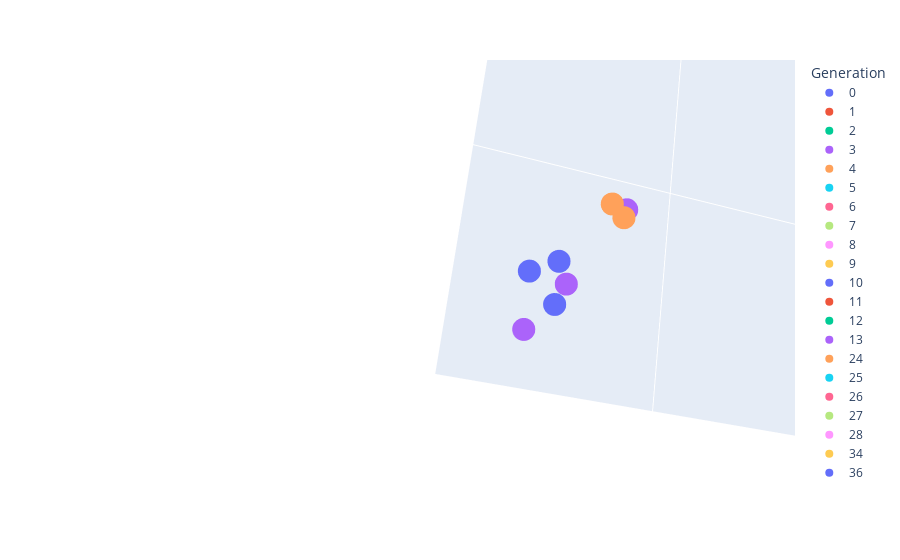

Notebook source saved alongside this figure:
### Code cell
import plotly.express as px

fig = px.scatter_3d(df, x='throughput_time', y='throughput', z='wip',
              color='Generation')
fig.show()

### Figure 1 — Plotly figure (JSON) as saved in the notebook; plotly's stock layout.template omitted (floating-point values rounded to 4 significant figures)
{"data": [{"hovertemplate": "Generation=0<br>throughput_time=%{x}<br>throughput=%{y}<br>wip=%{z}<extra></extra>", "legendgroup": "0", "marker": {"color": "#636efa", "symbol": "circle"}, "mode": "markers", "name": "0", "scene": "scene", "showlegend": true, "type": "scatter3d", "x": [29.74, 218.2, 211.3, 278.1, 29.74, 206.2, 211.3, 202.6, 29.74, 218.2, 24.59, 24.59, 77.77, 278.1, 211.3, 27.24, 218.2, 73.56, 22.92, 218.7], "y": [2742, 185, 193, 43, 2742, 207, 193, 177, 2742, 185, 246, 246, 2784, 43, 193, 2787, 185, 2699, 2739, 250], "z": [10.57, 1740.0, 1676.0, 1840, 10.57, 1658.0, 1676.0, 1745, 10.57, 1740.0, 1680.0, 1680.0, 60.6, 1840, 1676.0, 9.731, 1740.0, 24.9, 8.264, 1614]}, {"hovertemplate": "Generation=1<br>throughput_time=%{x}<br>throughput=%{y}<br>wip=%{z}<extra></extra>", "legendgroup": "1", "marker": {"color": "#EF553B", "symbol": "circle"}, "mode": "markers", "name": "1", "scene": "scene", "showlegend": true, "type": "scatter3d", "x": [77.77, 218.7, 211.3, 73.56, 211.3, 73.56], "y": [2784, 250, 193, 2699, 193, 2699], "z": [60.6, 1614, 1676.0, 24.9, 1676.0, 24.9]}, {"hovertemplate": "Generation=2<br>throughput_time=%{x}<br>throughput=%{y}<br>wip=%{z}<extra></extra>", "legendgroup": "2", "marker": {"color": "#00cc96", "symbol": "circle"}, "mode": "markers", "name": "2", "scene": "scene", "showlegend": true, "type": "scatter3d", "x": [77.77, 23.57, 218.7, 211.3, 218.7, 23.57, 73.56, 211.3, 77.77, 211.3, 73.56, 73.56, 211.3, 23.57], "y": [2784, 273, 250, 193, 250, 273, 2699, 193, 2784, 193, 2699, 2699, 193, 273], "z": [60.6, 1620.0, 1614, 1676.0, 1614, 1620.0, 24.9, 1676.0, 60.6, 1676.0, 24.9, 24.9, 1676.0, 1620.0]}, {"hovertemplate": "Generation=3<br>throughput_time=%{x}<br>throughput=%{y}<br>wip=%{z}<extra></extra>", "legendgroup": "3", "marker": {"color": "#ab63fa", "symbol": "circle"}, "mode": "markers", "name": "3", "scene": "scene", "showlegend": true, "type": "scatter3d", "x": [73.56, 211.3, 211.3, 23.26, 73.56, 77.77, 77.77, 218.7, 26.42, 211.3, 77.77, 73.56, 244.3, 206.9, 77.77, 73.56, 218.7, 77.77, 73.56, 244.3, 73.56, 73.56, 77.77, 211.3], "y": [2699, 193, 193, 273, 2699, 2784, 2784, 250, 2725, 193, 2784, 2699, 129, 193, 2784, 2699, 250, 2784, 2699, 129, 2699, 2699, 2784, 193], "z": [24.9, 1676.0, 1676.0, 1620.0, 24.9, 60.6, 60.6, 1614, 9.653, 1676.0, 60.6, 24.9, 1734.0, 1694.0, 60.6, 24.9, 1614, 60.6, 24.9, 1734.0, 24.9, 24.9, 60.6, 1676.0]}, {"hovertemplate": "Generation=4<br>throughput_time=%{x}<br>throughput=%{y}<br>wip=%{z}<extra></extra>", "legendgroup": "4", "marker": {"color": "#FFA15A", "symbol": "circle"}, "mode": "markers", "name": "4", "scene": "scene", "showlegend": true, "type": "scatter3d", "x": [244.3, 73.56, 244.3, 77.77, 218.4, 206.9, 77.77, 77.77, 77.77, 77.77, 77.77, 218.4, 211.3], "y": [129, 2699, 129, 2784, 249, 193, 2784, 2784, 2784, 2784, 2784, 249, 193], "z": [1734.0, 24.9, 1734.0, 60.6, 1594, 1694.0, 60.6, 60.6, 60.6, 60.6, 60.6, 1594, 1676.0]}, {"hovertemplate": "Generation=5<br>throughput_time=%{x}<br>throughput=%{y}<br>wip=%{z}<extra></extra>", "legendgroup": "5", "marker": {"color": "#19d3f3", "symbol": "circle"}, "mode": "markers", "name": "5", "scene": "scene", "showlegend": true, "type": "scatter3d", "x": [73.56, 64.89, 77.77, 77.77, 87.05, 77.77, 244.8, 244.3, 210.9, 244.3, 87.05], "y": [2699, 2767, 2784, 2784, 2771, 2784, 129, 129, 193, 129, 2771], "z": [24.9, 46.3, 60.6, 60.6, 32.28, 60.6, 1734.0, 1734.0, 1676.0, 1734.0, 32.28]}, {"hovertemplate": "Generation=6<br>throughput_time=%{x}<br>throughput=%{y}<br>wip=%{z}<extra></extra>", "legendgroup": "6", "marker": {"color": "#FF6692", "symbol": "circle"}, "mode": "markers", "name": "6", "scene": "scene", "showlegend": true, "type": "scatter3d", "x": [218.4, 87.05, 87.05, 73.56, 77.77, 77.77, 77.77, 77.77, 77.77, 77.77, 244.3, 77.77, 244.3, 244.3, 218.4], "y": [249, 2771, 2771, 2699, 2784, 2784, 2784, 2784, 2784, 2784, 129, 2784, 129, 129, 249], "z": [1594, 32.28, 32.28, 24.9, 60.6, 60.6, 60.6, 60.6, 60.6, 60.6, 1734.0, 60.6, 1734.0, 1734.0, 1594]}, {"hovertemplate": "Generation=7<br>throughput_time=%{x}<br>throughput=%{y}<br>wip=%{z}<extra></extra>", "legendgroup": "7", "marker": {"color": "#B6E880", "symbol": "circle"}, "mode": "markers", "name": "7", "scene": "scene", "showlegend": true, "type": "scatter3d", "x": [187.5, 244.3, 218.4, 87.05, 77.77, 77.77, 218.4, 77.77, 77.77, 77.77, 87.05, 77.77, 66.15], "y": [156, 129, 249, 2771, 2784, 2784, 249, 2784, 2784, 2784, 2771, 2784, 1964], "z": [1762.0, 1734.0, 1594, 32.28, 60.6, 60.6, 1594, 60.6, 60.6, 60.6, 32.28, 60.6, 72.32]}, {"hovertemplate": "Generation=8<br>throughput_time=%{x}<br>throughput=%{y}<br>wip=%{z}<extra></extra>", "legendgroup": "8", "marker": {"color": "#FF97FF", "symbol": "circle"}, "mode": "markers", "name": "8", "scene": "scene", "showlegend": true, "type": "scatter3d", "x": [77.77, 77.77, 77.77, 218.4, 77.77], "y": [2784, 2784, 2784, 249, 2784], "z": [60.6, 60.6, 60.6, 1594, 60.6]}, {"hovertemplate": "Generation=9<br>throughput_time=%{x}<br>throughput=%{y}<br>wip=%{z}<extra></extra>", "legendgroup": "9", "marker": {"color": "#FECB52", "symbol": "circle"}, "mode": "markers", "name": "9", "scene": "scene", "showlegend": true, "type": "scatter3d", "x": [203.5], "y": [217], "z": [1660.0]}, {"hovertemplate": "Generation=10<br>throughput_time=%{x}<br>throughput=%{y}<br>wip=%{z}<extra></extra>", "legendgroup": "10", "marker": {"color": "#636efa", "symbol": "circle"}, "mode": "markers", "name": "10", "scene": "scene", "showlegend": true, "type": "scatter3d", "x": [18.23, 53.92], "y": [2782, 1487], "z": [6.838, 86.01]}, {"hovertemplate": "Generation=11<br>throughput_time=%{x}<br>throughput=%{y}<br>wip=%{z}<extra></extra>", "legendgroup": "11", "marker": {"color": "#EF553B", "symbol": "circle"}, "mode": "markers", "name": "11", "scene": "scene", "showlegend": true, "type": "scatter3d", "x": [53.92, 53.92, 18.23], "y": [1487, 1487, 2782], "z": [86.01, 86.01, 6.838]}, {"hovertemplate": "Generation=12<br>throughput_time=%{x}<br>throughput=%{y}<br>wip=%{z}<extra></extra>", "legendgroup": "12", "marker": {"color": "#00cc96", "symbol": "circle"}, "mode": "markers", "name": "12", "scene": "scene", "showlegend": true, "type": "scatter3d", "x": [144.7, 18.23, 144.7], "y": [2800, 2782, 2800], "z": [58.68, 6.838, 58.68]}, {"hovertemplate": "Generation=13<br>throughput_time=%{x}<br>throughput=%{y}<br>wip=%{z}<extra></extra>", "legendgroup": "13", "marker": {"color": "#ab63fa", "symbol": "circle"}, "mode": "markers", "name": "13", "scene": "scene", "showlegend": true, "type": "scatter3d", "x": [53.92, 18.23], "y": [1487, 2782], "z": [86.01, 6.838]}, {"hovertemplate": "Generation=24<br>throughput_time=%{x}<br>throughput=%{y}<br>wip=%{z}<extra></extra>", "legendgroup": "24", "marker": {"color": "#FFA15A", "symbol": "circle"}, "mode": "markers", "name": "24", "scene": "scene", "showlegend": true, "type": "scatter3d", "x": [278.4, 278.4, 278.4], "y": [45, 45, 45], "z": [1862.0, 1862.0, 1862.0]}, {"hovertemplate": "Generation=25<br>throughput_time=%{x}<br>throughput=%{y}<br>wip=%{z}<extra></extra>", "legendgroup": "25", "marker": {"color": "#19d3f3", "symbol": "circle"}, "mode": "markers", "name": "25", "scene": "scene", "showlegend": true, "type": "scatter3d", "x": [278.4, 278.3], "y": [45, 45], "z": [1862.0, 1862.0]}, {"hovertemplate": "Generation=26<br>throughput_time=%{x}<br>throughput=%{y}<br>wip=%{z}<extra></extra>", "legendgroup": "26", "marker": {"color": "#FF6692", "symbol": "circle"}, "mode": "markers", "name": "26", "scene": "scene", "showlegend": true, "type": "scatter3d", "x": [278.4, 278.3], "y": [45, 45], "z": [1862.0, 1862.0]}, {"hovertemplate": "Generation=27<br>throughput_time=%{x}<br>throughput=%{y}<br>wip=%{z}<extra></extra>", "legendgroup": "27", "marker": {"color": "#B6E880", "symbol": "circle"}, "mode": "markers", "name": "27", "scene": "scene", "showlegend": true, "type": "scatter3d", "x": [278.4, 278.4, 278.3], "y": [45, 45, 45], "z": [1862.0, 1862.0, 1862.0]}, {"hovertemplate": "Generation=28<br>throughput_time=%{x}<br>throughput=%{y}<br>wip=%{z}<extra></extra>", "legendgroup": "28", "marker": {"color": "#FF97FF", "symbol": "circle"}, "mode": "markers", "name": "28", "scene": "scene", "showlegend": true, "type": "scatter3d", "x": [278.4, 278.3, 278.4], "y": [45, 45, 45], "z": [1862.0, 1862.0, 1862.0]}, {"hovertemplate": "Generation=34<br>throughput_time=%{x}<br>throughput=%{y}<br>wip=%{z}<extra></extra>", "legendgroup": "34", "marker": {"color": "#FECB52", "symbol": "circle"}, "mode": "markers", "name": "34", "scene": "scene", "showlegend": true, "type": "scatter3d", "x": [171.8], "y": [2486], "z": [60.64]}, {"hovertemplate": "Generation=36<br>throughput_time=%{x}<br>throughput=%{y}<br>wip=%{z}<extra></extra>", "legendgroup": "36", "marker": {"color": "#636efa", "symbol": "circle"}, "mode": "markers", "name": "36", "scene": "scene", "showlegend": true, "type": "scatter3d", "x": [209.4], "y": [187], "z": [1747]}, {"hovertemplate": "Generation=490<br>throughput_time=%{x}<br>throughput=%{y}<br>wip=%{z}<extra></extra>", "legendgroup": "490", "marker": {"color": "#EF553B", "symbol": "circle"}, "mode": "markers", "name": "490", "scene": "scene", "showlegend": true, "type": "scatter3d", "x": [300.9, 300.9], "y": [5, 5], "z": [1888, 1888]}, {"hovertemplate": "Generation=491<br>throughput_time=%{x}<br>throughput=%{y}<br>wip=%{z}<extra></extra>", "legendgroup": "491", "marker": {"color": "#00cc96", "symbol": "circle"}, "mode": "markers", "name": "491", "scene": "scene", "showlegend": true, "type": "scatter3d", "x": [300.9, 300.9, 300.9, 243.6, 243.6, 300.9, 300.9], "y": [5, 5, 5, 263, 263, 5, 5], "z": [1888, 1888, 1888, 1578.0, 1578.0, 1888, 1888]}, {"hovertemplate": "Generation=492<br>throughput_time=%{x}<br>throughput=%{y}<br>wip=%{z}<extra></extra>", "legendgroup": "492", "marker": {"color": "#ab63fa", "symbol": "circle"}, "mode": "markers", "name": "492", "scene": "scene", "showlegend": true, "type": "scatter3d", "x": [300.9, 300.9, 300.9, 300.9, 300.9], "y": [5, 5, 5, 5, 5], "z": [1888, 1888, 1888, 1888, 1888]}, {"hovertemplate": "Generation=493<br>throughput_time=%{x}<br>throughput=%{y}<br>wip=%{z}<extra></extra>", "legendgroup": "493", "marker": {"color": "#FFA15A", "symbol": "circle"}, "mode": "markers", "name": "493", "scene": "scene", "showlegend": true, "type": "scatter3d", "x": [300.9, 300.9, 300.9, 300.9, 300.9], "y": [5, 5, 5, 5, 5], "z": [1888, 1888, 1888, 1888, 1888]}, {"hovertemplate": "Generation=494<br>throughput_time=%{x}<br>throughput=%{y}<br>wip=%{z}<extra></extra>", "legendgroup": "494", "marker": {"color": "#19d3f3", "symbol": "circle"}, "mode": "markers", "name": "494", "scene": "scene", "showlegend": true, "type": "scatter3d", "x": [300.9, 300.9], "y": [5, 5], "z": [1888, 1888]}, {"hovertemplate": "Generation=495<br>throughput_time=%{x}<br>throughput=%{y}<br>wip=%{z}<extra></extra>", "legendgroup": "495", "marker": {"color": "#FF6692", "symbol": "circle"}, "mode": "markers", "name": "495", "scene": "scene", "showlegend": true, "type": "scatter3d", "x": [40.57, 40.57, 40.57], "y": [2640, 2640, 2640], "z": [13.42, 13.42, 13.42]}, {"hovertemplate": "Generation=496<br>throughput_time=%{x}<br>throughput=%{y}<br>wip=%{z}<extra></extra>", "legendgroup": "496", "marker": {"color": "#B6E880", "symbol": "circle"}, "mode": "markers", "name": "496", "scene": "scene", "showlegend": true, "type": "scatter3d", "x": [40.57, 40.57], "y": [2640, 2640], "z": [13.42, 13.42]}, {"hovertemplate": "Generation=497<br>throughput_time=%{x}<br>throughput=%{y}<br>wip=%{z}<extra></extra>", "legendgroup": "497", "marker": {"color": "#FF97FF", "symbol": "circle"}, "mode": "markers", "name": "497", "scene": "scene", "showlegend": true, "type": "scatter3d", "x": [40.57, 40.57], "y": [2640, 2640], "z": [13.42, 13.42]}, {"hovertemplate": "Generation=498<br>throughput_time=%{x}<br>throughput=%{y}<br>wip=%{z}<extra></extra>", "legendgroup": "498", "marker": {"color": "#FECB52", "symbol": "circle"}, "mode": "markers", "name": "498", "scene": "scene", "showlegend": true, "type": "scatter3d", "x": [40.57, 40.57], "y": [2640, 2640], "z": [13.42, 13.42]}, {"hovertemplate": "Generation=499<br>throughput_time=%{x}<br>throughput=%{y}<br>wip=%{z}<extra></extra>", "legendgroup": "499", "marker": {"color": "#636efa", "symbol": "circle"}, "mode": "markers", "name": "499", "scene": "scene", "showlegend": true, "type": "scatter3d", "x": [40.57, 216.8, 40.57, 216.8], "y": [2640, 1821, 2640, 1821], "z": [13.42, 92.5, 13.42, 92.5]}, {"hovertemplate": "Generation=500<br>throughput_time=%{x}<br>throughput=%{y}<br>wip=%{z}<extra></extra>", "legendgroup": "500", "marker": {"color": "#EF553B", "symbol": "circle"}, "mode": "markers", "name": "500", "scene": "scene", "showlegend": true, "type": "scatter3d", "x": [216.8, 40.57, 40.57], "y": [1821, 2640, 2640], "z": [92.5, 13.42, 13.42]}, {"hovertemplate": "Generation=501<br>throughput_time=%{x}<br>throughput=%{y}<br>wip=%{z}<extra></extra>", "legendgroup": "501", "marker": {"color": "#00cc96", "symbol": "circle"}, "mode": "markers", "name": "501", "scene": "scene", "showlegend": true, "type": "scatter3d", "x": [100.4, 40.57, 40.57, 40.57, 40.57, 100.4, 216.8], "y": [2783, 2640, 2640, 2640, 2640, 2783, 1821], "z": [34.66, 13.42, 13.42, 13.42, 13.42, 34.66, 92.5]}, {"hovertemplate": "Generation=502<br>throughput_time=%{x}<br>throughput=%{y}<br>wip=%{z}<extra></extra>", "legendgroup": "502", "marker": {"color": "#ab63fa", "symbol": "circle"}, "mode": "markers", "name": "502", "scene": "scene", "showlegend": true, "type": "scatter3d", "x": [40.57, 40.57, 40.57, 40.95, 40.57, 40.95, 40.95], "y": [2640, 2640, 2640, 2666, 2640, 2666, 2666], "z": [13.42, 13.42, 13.42, 13.62, 13.42, 13.62, 13.62]}, {"hovertemplate": "Generation=503<br>throughput_time=%{x}<br>throughput=%{y}<br>wip=%{z}<extra></extra>", "legendgroup": "503", "marker": {"color": "#FFA15A", "symbol": "circle"}, "mode": "markers", "name": "503", "scene": "scene", "showlegend": true, "type": "scatter3d", "x": [82.56, 40.95, 39.14, 40.95], "y": [2682, 2666, 2643, 2666], "z": [27.8, 13.62, 12.95, 13.62]}], "layout": {"autosize": true, "legend": {"title": {"text": "Generation"}, "tracegroupgap": 0}, "margin": {"t": 60}, "scene": {"aspectmode": "auto", "aspectratio": {"x": 1, "y": 1, "z": 1}, "camera": {"center": {"x": -0.4333, "y": 0.5003, "z": -0.5504}, "eye": {"x": -0.4994, "y": 0.5527, "z": -0.2249}, "projection": {"type": "perspective"}, "up": {"x": 0.03655, "y": 0.198, "z": 0.9795}}, "domain": {"x": [0, 1], "y": [0, 1]}, "xaxis": {"title": {"text": "throughput_time"}, "type": "linear"}, "yaxis": {"title": {"text": "throughput"}, "type": "linear"}, "zaxis": {"title": {"text": "wip"}, "type": "linear"}}}}
